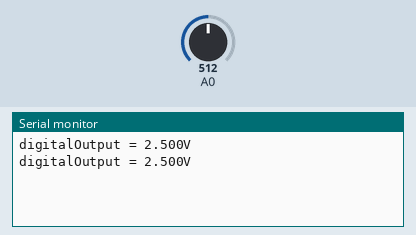
Recording of a sketch running on a simulated Arduino Uno, built with avr-gcc and run on an emulated ATmega328P. On the bench: the last lines printed to the serial monitor. The inputs (shaded band) are chosen by the test bench; at power-on: A0 = 512.

Above: at 1.8 s.
1.9 s: A0 set to 716
At 2.3 s:
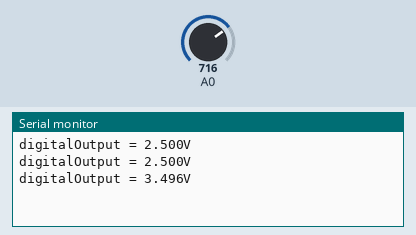
3.4 s: A0 set to 900
At 4.8 s:
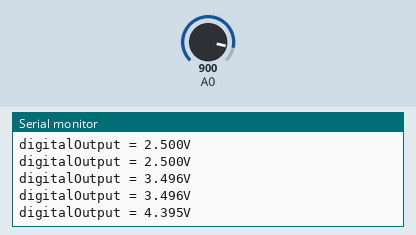
Timing chart, 0 to 6.4 s (numbered marks = the images above; inputs shaded):
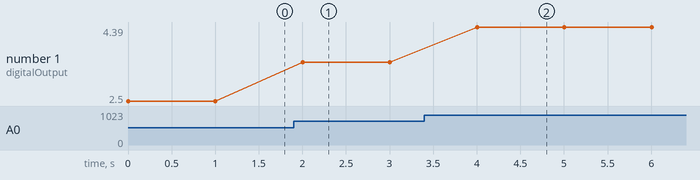

The sketch:

analogInputExample.ino
```cpp
void setup() {
  // Setup baudrate,bit rate
  Serial.begin(9600); //9600 bits per second
}

void loop() {
  //Run forever !
  // A0 = "Input analog 0"
  int digitalOutput = analogRead(A0);
//  Serial.print("digital output = ");
//  Serial.println(digitalOutput);
  //10 bit => 0 to 1023
  float analogValue = (5.00 / 1024) * digitalOutput;//Power = 5V
  Serial.print("digitalOutput = ");
  Serial.print(analogValue, 3);//Eg: 2.123
  Serial.println("V");
  //Delay 1 second
  delay(1000);//1000 miliseconds
}
```

Measured:
- after the input at 1.9 s, the serial monitor: prints a new line after 0.10 s (image 1)
- after the input at 3.4 s, the serial monitor: prints a new line after 0.60 s (image 2)
- plotted number 1: 2.5 → 3.5 after the input at 1.9 s, 3.5 → 4.39 after the input at 3.4 s
